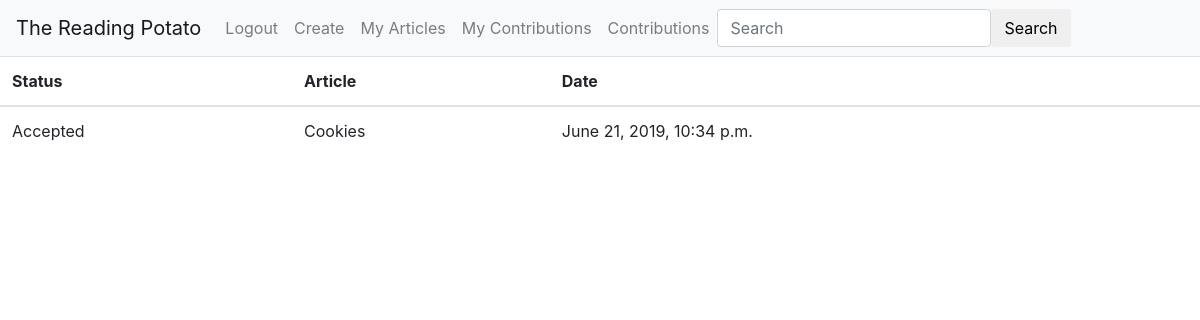
/main/my-contributions/ (signed in), run on the app's committed database.
### main/models.py (models this page shows)
class Contribution(models.Model):
	PENDING = "Pending"
	ACCEPTED = "Accepted"
	DECLINED = "Declined"
	STATUS = (
		(PENDING, PENDING),
		(ACCEPTED, ACCEPTED),
		(DECLINED, DECLINED),
	)
	user = models.ForeignKey(User, on_delete=models.CASCADE, related_name="contributions")
	article = models.ForeignKey(Article, on_delete=models.CASCADE, related_name="contributions")
	status = models.CharField(max_length=10 , choices=STATUS, default=PENDING)
	date = models.DateTimeField(auto_now_add=True)

class Article(models.Model):
	title = models.CharField(max_length=250)
	content = models.TextField()
	author = models.ForeignKey(User, on_delete=models.CASCADE, related_name="articles")
	created_on = models.DateTimeField(auto_now_add=True)
	last_update = models.DateTimeField(auto_now=True)
	slug = models.SlugField(blank=True)
	def __str__(self):
		return self.title

### main/views.py (the view)
# urls.py: path('my-contributions/', views.my_contributions_list, name="my-contributions-list"),
def my_contributions_list(request):
	if request.user.is_anonymous:
		return redirect('auth:signin')
	return render(request, "my_contributions_list.html")

### main/templates/my_contributions_list.html
{% extends "base.html" %}
{% block content %}
	<table class="table">
		<thead>
		    <tr>
		    	<th scope="col">Status</th>
		      	<th scope="col">Article</th>
		      	<th scope="col">Date</th>
		    </tr>
		</thead>
		<tbody>
			{% for contribution in request.user.contributions.all %}
			    <tr>
				    <td>
				    	{{contribution.status}}
					</td>
				    <td>
				    	{{contribution.article}}
				    </td>
				    <td>
				      	{{contribution.date}}
			  		</td>
			    </tr>
			{% endfor %}
		</tbody>
	</table>
{% endblock content %}

### data on the page
Contribution: status "Accepted", article "Cookies", date "June 21, 2019, 10:34 p.m."
